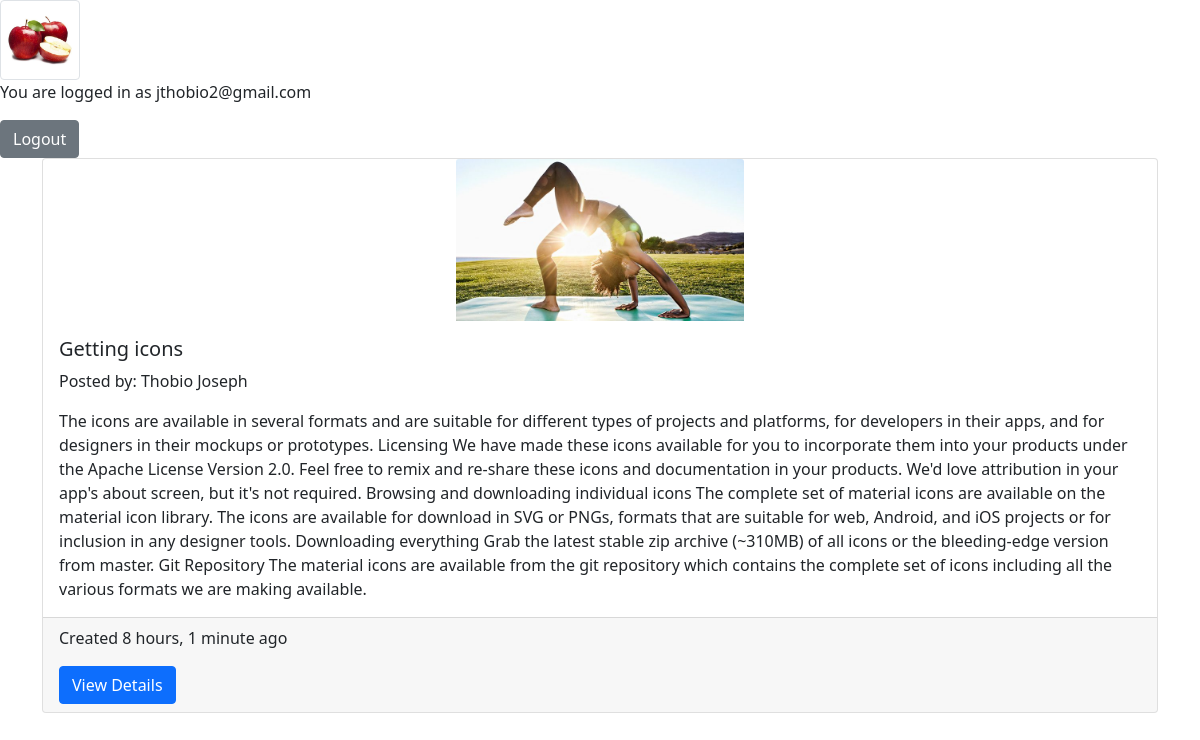
The app's page / (signed in) with its own data.
### account/models.py (models this page shows)
class Profile(models.Model):
    user = models.OneToOneField(User, on_delete=models.CASCADE, related_name='profile')
    is_email_verified = models.BooleanField(default=False)
    email_token = models.CharField(max_length=255, null=True, blank=True)
    profile_image = models.ImageField(upload_to='profile')
    created_at = models.DateTimeField(auto_now_add=True)
    updated_at = models.DateTimeField(auto_now_add=True)

### blog/models.py (models this page shows)
class Post(models.Model):
    title = models.CharField(max_length=255)
    slug = models.SlugField()
    post_content = models.TextField()
    user = models.ForeignKey(Profile, on_delete=models.CASCADE, related_name='post_user')
    post_image = models.ImageField(upload_to='post_image')
    created_at = models.DateTimeField(auto_now_add=True)
    updated_at = models.DateTimeField(auto_now_add=True)
    class Meta:
        ordering = ('-created_at',)

### blog/views.py (the view)
# urls.py: path('', views.home_post, name="home"),
def home_post(request):
    if not request.user.is_authenticated:
        post = Post.objects.all()
        return render(request, 'blog/index.html', {'posts': post})
    else:
        profile = Profile.objects.get(user=request.user)
        post = Post.objects.all()
        return render(request, 'blog/index.html', {'profile': profile, 'posts': post})

### templates/blog/index.html (shortened to what this page needs)
{% extends 'base/base.html' %}
{% block body %}
    {% if user.is_authenticated %}
        <div class="row">
            <div class="col flex-d">
                <img src="media/{{ profile.profile_image }}" class="img-thumbnail" width="80" height="80" alt=""/>
                <p>You are logged in as {{ user.username }}</p>
                <a href="{% url 'account:logout' %}" class="btn btn-secondary">Logout</a>
            </div>
        </div>
    {% else %}
        <a href="{% url 'account:login' %}" class="btn btn-secondary">Login</a>
    {% endif %}
    <div class="container">
        {% for post in posts %}
                <div class="card" >
                    <img src="/media/{{ post.post_image }}" class="card-img-top mx-auto text-center" alt="..." style="width: 18rem; ">
                    <div class="card-body">
                        <h5 class="card-title">{{ post.title}}</h5>
                        <p>Posted by: {{ post.user.user.first_name}} {{ post.user.user.last_name }}</p>
                        <p class="card-text">{{ post.post_content  }}</p>
                    </div>
                    <div class="card-footer">
                        <p> Created {{ post.updated_at | timesince }} ago </p>
                        <a href="{% url 'blog:detail_page' post.slug %}" class="btn btn-primary">View Details</a>
                    </div>
                </div>
        {% endfor %}
    </div>
{% endblock %}

### records on screen
Profile: profile_image (picture)
Post: post_image (picture), title "Getting icons", user.user.first_name "Thobio", user.user.last_name "Joseph", post_content "The icons are available in several formats and are suitable for different types of projects and platforms, for developers in their apps, and for designers in their mockups or prototypes. Licensing We have made these icons available for you to incorporate them into your products under the Apache License Version 2.0. Feel free to remix and re-share these icons and documentation in your products. We'd love attribution in your app's about screen, but it's not required. Browsing and downloading individual icons The complete set of material icons are available on the material icon library. The icons are available for download in SVG or PNGs, formats that are suitable for web, Android, and iOS…", updated_at "8 hours, 1 minute"

### other values on screen
{{ user.username }} "jthobio2@gmail.com"
